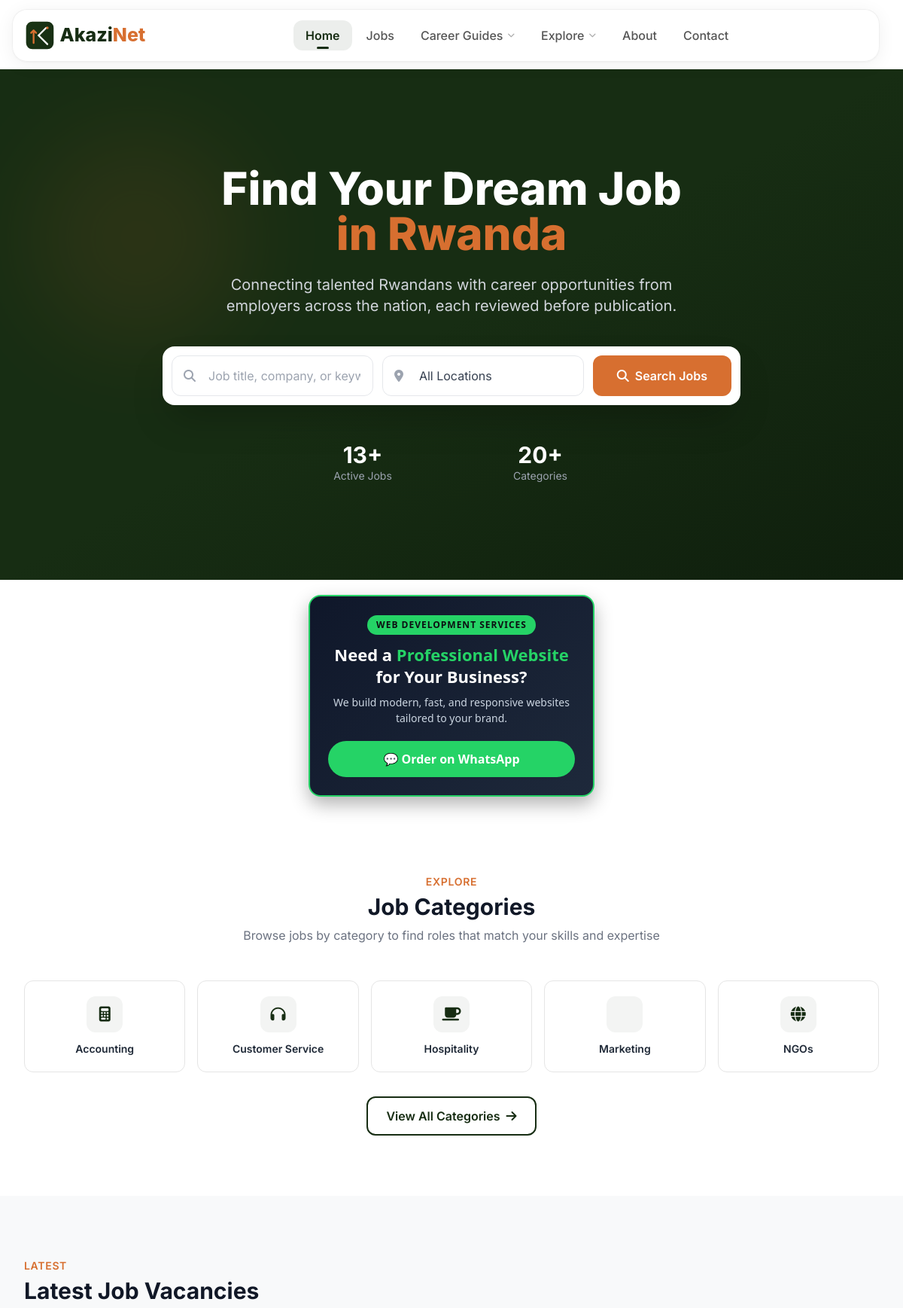
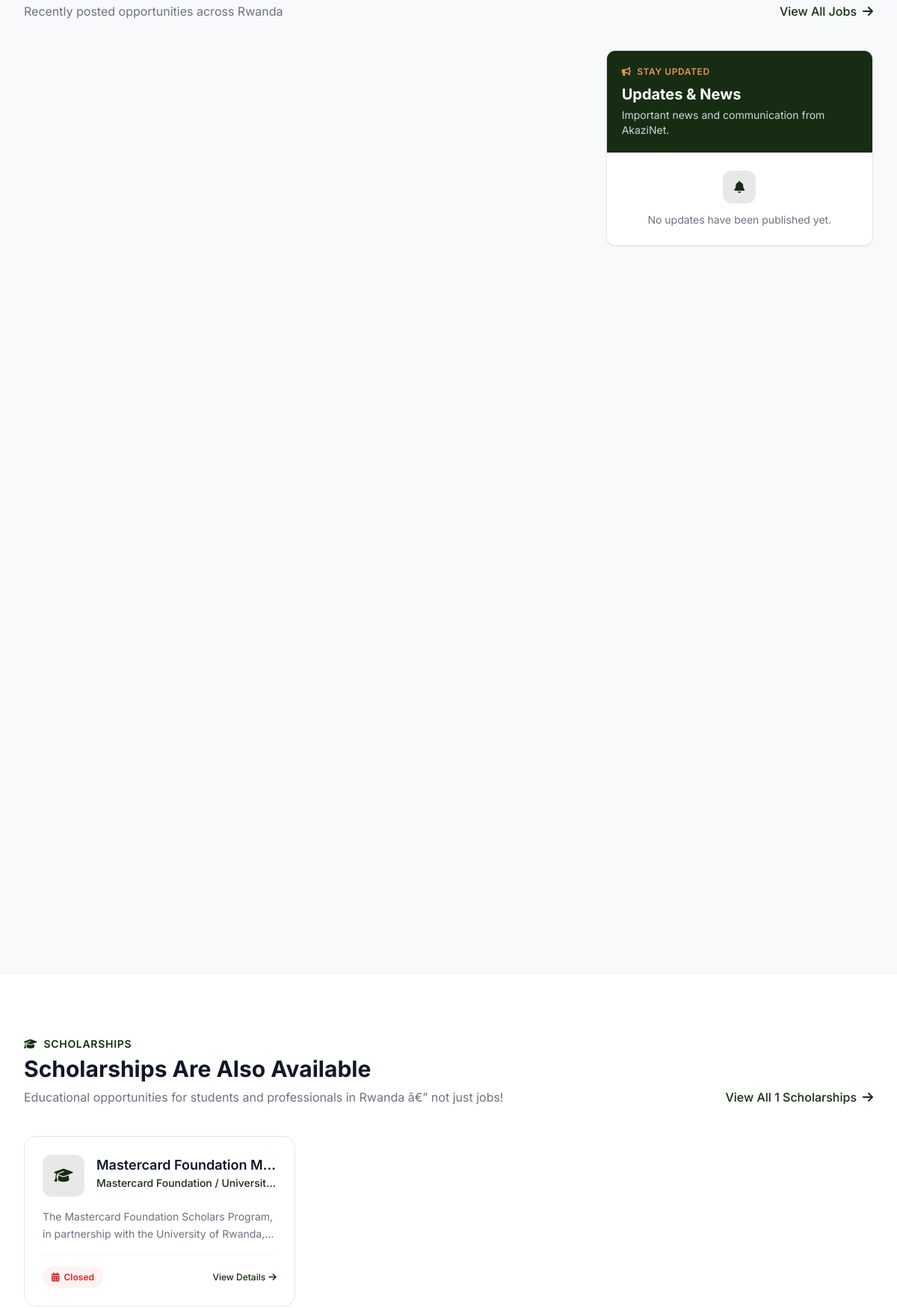
The page / (upper part) on the database its author committed (2 pictures, top to bottom).
### tables this page shows
CREATE TABLE `ad_banners` (
  `id` int(11) NOT NULL,
  `title` varchar(150) NOT NULL,
  `type` enum('adsense','image') NOT NULL DEFAULT 'adsense',
  `ad_code` text DEFAULT NULL,
  `image_path` varchar(255) DEFAULT NULL,
  `link_url` varchar(500) DEFAULT NULL,
  `position` varchar(50) NOT NULL DEFAULT 'content',
  `is_active` tinyint(1) NOT NULL DEFAULT 1,
  `sort_order` int(11) NOT NULL DEFAULT 0,
  `created_at` timestamp NOT NULL DEFAULT current_timestamp(),
  `updated_at` timestamp NOT NULL DEFAULT current_timestamp() ON UPDATE current_timestamp()
);

CREATE TABLE `categories` (
  `id` int(11) NOT NULL,
  `name` varchar(100) NOT NULL,
  `slug` varchar(120) NOT NULL,
  `description` text DEFAULT NULL,
  `icon` varchar(50) DEFAULT 'briefcase',
  `job_count` int(11) DEFAULT 0,
  `is_active` tinyint(1) DEFAULT 1,
  `created_at` timestamp NOT NULL DEFAULT current_timestamp(),
  `updated_at` timestamp NOT NULL DEFAULT current_timestamp() ON UPDATE current_timestamp()
);

CREATE TABLE `scholarship_listings` (
  `id` int(11) NOT NULL,
  `scholarship_id` int(11) NOT NULL,
  `title` varchar(200) NOT NULL,
  `organization` varchar(200) NOT NULL,
  `banner_image` varchar(500) DEFAULT NULL,
  `description` text NOT NULL,
  `eligibility` text DEFAULT NULL,
  `deadline` date DEFAULT NULL,
  `link_url` varchar(500) DEFAULT NULL,
  `is_active` tinyint(1) NOT NULL DEFAULT 1,
  `sort_order` int(11) NOT NULL DEFAULT 0,
  `created_at` timestamp NOT NULL DEFAULT current_timestamp(),
  `updated_at` timestamp NOT NULL DEFAULT current_timestamp() ON UPDATE current_timestamp()
);

### config/database.php (called while the page is built, shortened)
<?php
function sanitize($input) {
    $value = trim((string)$input);
    $value = html_entity_decode($value, ENT_QUOTES | ENT_HTML5, 'UTF-8');
    return htmlspecialchars($value, ENT_QUOTES, 'UTF-8');
}

### index.php (the view, shortened to what this page needs)
<?php
require_once __DIR__ . '/includes/header.php';
$latestJobs = $pdo->query("
    SELECT j.*, cat.name as category_name, cat.slug as category_slug
    FROM jobs j
    JOIN categories cat ON j.category_id = cat.id
    WHERE j.status = 'published' AND j.is_active = 1
    ORDER BY j.created_at DESC LIMIT 6
")->fetchAll();
        $categories = $pdo->query("
            SELECT c.*
            FROM categories c
            WHERE c.is_active = 1
              AND EXISTS (
                  SELECT 1 FROM jobs j
                  WHERE j.category_id = c.id
                    AND j.status = 'published'
                    AND j.is_active = 1
              )
            ORDER BY c.name
        ")->fetchAll();
$totalJobs = $pdo->query("SELECT COUNT(*) FROM jobs WHERE status = 'published' AND is_active = 1")->fetchColumn();
$totalCategories = $pdo->query("SELECT COUNT(*) FROM categories WHERE is_active = 1")->fetchColumn();
$scholarshipListings = $pdo->query("
    SELECT sl.*, s.title as category_title
    FROM scholarship_listings sl
    JOIN scholarships s ON sl.scholarship_id = s.id
    WHERE sl.is_active = 1
    ORDER BY sl.sort_order ASC, sl.created_at DESC
    LIMIT 3
")->fetchAll();
$totalScholarships = $pdo->query("SELECT COUNT(*) FROM scholarship_listings WHERE is_active = 1")->fetchColumn();
require_once __DIR__ . '/components/ad-banner.php';
if (file_exists(__DIR__ . '/components/announcements.php')) {
    require_once __DIR__ . '/components/announcements.php';
}
require_once __DIR__ . '/includes/navbar.php';
?>
<section class="relative bg-gradient-to-br from-primary via-primary to-primary-dark overflow-hidden">
    <div class="absolute inset-0 opacity-10">
        <div class="absolute top-20 left-10 w-72 h-72 bg-accent rounded-full blur-3xl"></div>
        <div class="absolute bottom-10 right-20 w-96 h-96 bg-secondary-light rounded-full blur-3xl"></div>
    </div>
    <div class="relative max-w-7xl mx-auto px-4 sm:px-6 lg:px-8 py-20 md:py-32">
        <div class="text-center max-w-4xl mx-auto">
            <h1 class="text-4xl md:text-6xl font-extrabold text-white mb-6 leading-tight">
                Find Your Dream Job<br>
                <span class="text-accent">in Rwanda</span>
            </h1>
            <p class="text-lg md:text-xl text-gray-300 mb-10 max-w-2xl mx-auto leading-relaxed">
                Connecting talented Rwandans with career opportunities from employers across the nation, each reviewed before publication.
            </p>
            <form action="/jobs" method="GET" class="bg-white rounded-2xl p-3 shadow-2xl max-w-3xl mx-auto">
                <div class="flex flex-col md:flex-row gap-3">
                    <div class="flex-1 relative">
                        <i class="fas fa-search absolute left-4 top-1/2 -translate-y-1/2 text-gray-400"></i>
                        <input type="text" name="search" placeholder="Job title, company, or keyword..." class="w-full pl-12 pr-4 py-3.5 rounded-xl border border-gray-200 focus:border-primary focus:ring-2 focus:ring-primary/20 outline-none transition-all text-gray-700">
                    </div>
                    <div class="flex-1 relative">
                        <i class="fas fa-map-marker-alt absolute left-4 top-1/2 -translate-y-1/2 text-gray-400"></i>
                        <select name="province" class="w-full pl-12 pr-4 py-3.5 rounded-xl border border-gray-200 focus:border-primary focus:ring-2 focus:ring-primary/20 outline-none transition-all text-gray-700 appearance-none bg-white">
                            <option value="">All Locations</option>
                        </select>
                    </div>
                    <button type="submit" class="px-8 py-3.5 bg-accent text-white font-semibold rounded-xl hover:bg-accent-light transition-all duration-300 hover:shadow-lg hover:shadow-accent/30 flex items-center justify-center">
                        <i class="fas fa-search mr-2"></i> Search Jobs
                    </button>
                </div>
            </form>
            <div class="grid grid-cols-2 gap-6 mt-12 max-w-md mx-auto">
                <div class="text-center">
                    <div class="text-2xl md:text-3xl font-bold text-white"><?= $totalJobs ?>+</div>
                    <div class="text-sm text-gray-400">Active Jobs</div>
                </div>
                <div class="text-center">
                    <div class="text-2xl md:text-3xl font-bold text-white"><?= $totalCategories ?>+</div>
                    <div class="text-sm text-gray-400">Categories</div>
                </div>
            </div>
        </div>
    </div>
</section>
<?php render_ad_banner('hero'); ?>
<section class="py-16 md:py-20 bg-white">
    <div class="max-w-7xl mx-auto px-4 sm:px-6 lg:px-8">
        <div class="text-center mb-12">
            <span class="text-accent font-semibold text-sm uppercase tracking-wider">Explore</span>
            <h2 class="text-3xl font-bold text-gray-900 mt-1">Job Categories</h2>
            <p class="text-gray-500 mt-2 max-w-2xl mx-auto">Browse jobs by category to find roles that match your skills and expertise</p>
        </div>
        <div class="grid grid-cols-2 sm:grid-cols-3 md:grid-cols-4 lg:grid-cols-5 gap-4">
            <?php foreach (array_slice($categories, 0, 5) as $cat): ?>
            <a href="/jobs?category=<?= $cat['slug'] ?>" class="group bg-white border border-brand-border rounded-xl p-5 text-center hover:border-primary hover:shadow-md transition-all duration-300">
                <div class="w-12 h-12 mx-auto mb-3 bg-primary/5 rounded-xl flex items-center justify-center group-hover:bg-primary group-hover:text-white transition-all duration-300">
                    <i class="fas fa-<?= $cat['icon'] ?> text-primary text-xl group-hover:text-white transition-colors"></i>
                </div>
                <h3 class="text-sm font-semibold text-gray-800 group-hover:text-primary transition-colors"><?= $cat['name'] ?></h3>
            </a>
            <?php endforeach; ?>
        </div>
        <div class="text-center mt-8">
            <a href="/pages/categories" class="inline-flex items-center px-6 py-3 border-2 border-primary text-primary font-semibold rounded-xl hover:bg-primary hover:text-white transition-all duration-300">
                View All Categories <i class="fas fa-arrow-right ml-2"></i>
            </a>
        </div>
    </div>
</section>
<?php if (!empty($latestJobs)): ?>
<section class="py-16 md:py-20 bg-brand-gray">
    <div class="max-w-7xl mx-auto px-4 sm:px-6 lg:px-8">
        <div class="flex flex-col md:flex-row md:items-end justify-between mb-10">
            <div>
                <span class="text-accent font-semibold text-sm uppercase tracking-wider">Latest</span>
                <h2 class="text-3xl font-bold text-gray-900 mt-1">Latest Job Vacancies</h2>
                <p class="text-gray-500 mt-2">Recently posted opportunities across Rwanda</p>
            </div>
            <a href="/jobs" class="mt-4 md:mt-0 text-primary font-medium hover:text-accent transition-colors flex items-center">
                View All Jobs <i class="fas fa-arrow-right ml-2"></i>
            </a>
        </div>
        <div class="grid grid-cols-1 lg:grid-cols-3 gap-8 items-start">
            <div class="lg:col-span-2">
                <div class="grid grid-cols-1 md:grid-cols-2 gap-6">
                </div>
            </div>
            <aside>
                <?php if (function_exists('render_announcements_sidebar')) { render_announcements_sidebar(5); } ?>
            </aside>
        </div>
    </div>
</section>
<?php endif; ?>
<?php if (!empty($scholarshipListings)): ?>
<section class="py-16 md:py-20 bg-white">
    <div class="max-w-7xl mx-auto px-4 sm:px-6 lg:px-8">
        <div class="flex flex-col md:flex-row md:items-end justify-between mb-10">
            <div>
                <span class="text-primary font-semibold text-sm uppercase tracking-wider"><i class="fas fa-graduation-cap mr-1"></i> Scholarships</span>
                <h2 class="text-3xl font-bold text-gray-900 mt-1">Scholarships Are Also Available</h2>
                <p class="text-gray-500 mt-2">Educational opportunities for students and professionals in Rwanda â€” not just jobs!</p>
            </div>
            <a href="/pages/scholarships" class="mt-4 md:mt-0 text-primary font-medium hover:text-accent transition-colors flex items-center">
                View All <?= (int)$totalScholarships ?> Scholarships <i class="fas fa-arrow-right ml-2"></i>
            </a>
        </div>
        <div class="grid grid-cols-1 md:grid-cols-2 lg:grid-cols-3 gap-6">
            <?php foreach ($scholarshipListings as $ls): ?>
            <a href="/pages/scholarship-detail?id=<?= (int)$ls['id'] ?>" class="group bg-white rounded-2xl border border-brand-border p-6 hover:shadow-lg hover:-translate-y-1 transition-all duration-300 flex flex-col">
                <div class="flex items-start space-x-4 mb-4">
                    <div class="w-14 h-14 bg-primary/10 rounded-xl flex items-center justify-center flex-shrink-0">
                        <i class="fas fa-graduation-cap text-primary text-xl"></i>
                    </div>
                    <div class="min-w-0 flex-1">
                        <h3 class="text-lg font-semibold text-gray-900 truncate group-hover:text-primary transition-colors"><?= sanitize($ls['title']) ?></h3>
                        <p class="text-sm text-primary font-medium truncate"><?= sanitize($ls['organization']) ?></p>
                    </div>
                </div>
                <p class="text-sm text-gray-500 leading-relaxed line-clamp-2 mb-4 flex-1"><?= sanitize(mb_strimwidth($ls['description'], 0, 180, '...')) ?></p>
                <div class="flex items-center justify-between pt-4 border-t border-gray-100">
                    <span class="relative z-10 inline-flex items-center text-xs font-semibold px-3 py-1.5 rounded-full <?= $ls['deadline'] && strtotime($ls['deadline']) < time() ? 'bg-red-50 text-red-600' : 'bg-green-50 text-green-700' ?>">
                        <i class="fas fa-calendar-alt mr-1.5"></i>
                        <?= $ls['deadline'] ? (strtotime($ls['deadline']) < time() ? 'Closed' : 'Deadline: ' . date('M d, Y', strtotime($ls['deadline']))) : 'Open' ?>
                    </span>
                    <span class="inline-flex items-center text-xs font-medium text-primary">
                        View Details <i class="fas fa-arrow-right ml-1 group-hover:translate-x-1 transition-transform"></i>
                    </span>
                </div>
            </a>
            <?php endforeach; ?>
        </div>
    </div>
</section>
<?php endif; ?>
</body>
</html>

### components/ad-banner.php (shortened to what this page needs)
<?php
function render_ad_banner($position = 'content') {
    global $pdo;
    if (is_array($position)) {
        $placeholders = implode(',', array_fill(0, count($position), '?'));
        $stmt = $pdo->prepare("SELECT * FROM ad_banners WHERE is_active = 1 AND position IN ($placeholders) ORDER BY sort_order ASC");
        $stmt->execute($position);
    } else {
        $stmt = $pdo->prepare("SELECT * FROM ad_banners WHERE is_active = 1 AND position = ? ORDER BY sort_order ASC");
        $stmt->execute([$position]);
    }
    $banners = $stmt->fetchAll();
    if (empty($banners)) return;
    foreach ($banners as $banner):
        if ($banner['type'] === 'adsense'):
?>
<div class="w-full my-4">
    <?= $banner['ad_code'] ?>
</div>
<?php
        endif;
    endforeach;
}

### assets/css/style.css (style rules this page uses)
html { scroll-behavior: smooth; }
.line-clamp-2 { display: -webkit-box; -webkit-line-clamp: 2; -webkit-box-orient: vertical; overflow: hidden; }

### includes/navbar.php (style rules this page uses)
body { padding-top: 92px; }

### rows shown on the page
ad_banners: ad_code "WEB DEVELOPMENT SERVICES Need a Professional Website for Your Business? We build modern, fast, and responsive websites tailored to your brand. 💬 Order on WhatsApp"
categories: name "Accounting"
categories: name "Customer Service"
categories: name "Hospitality"
categories: name "Marketing"
categories: name "NGOs"
scholarship_listings: title "Mastercard Foundation M…", organization "Mastercard Foundation / Universit…", description "The Mastercard Foundation Scholars Program, in partnership with the University of Rwanda,…", deadline "Closed"

### other values the page prints
$totalJobs "13"
$totalCategories "20"
$totalScholarships "1"
